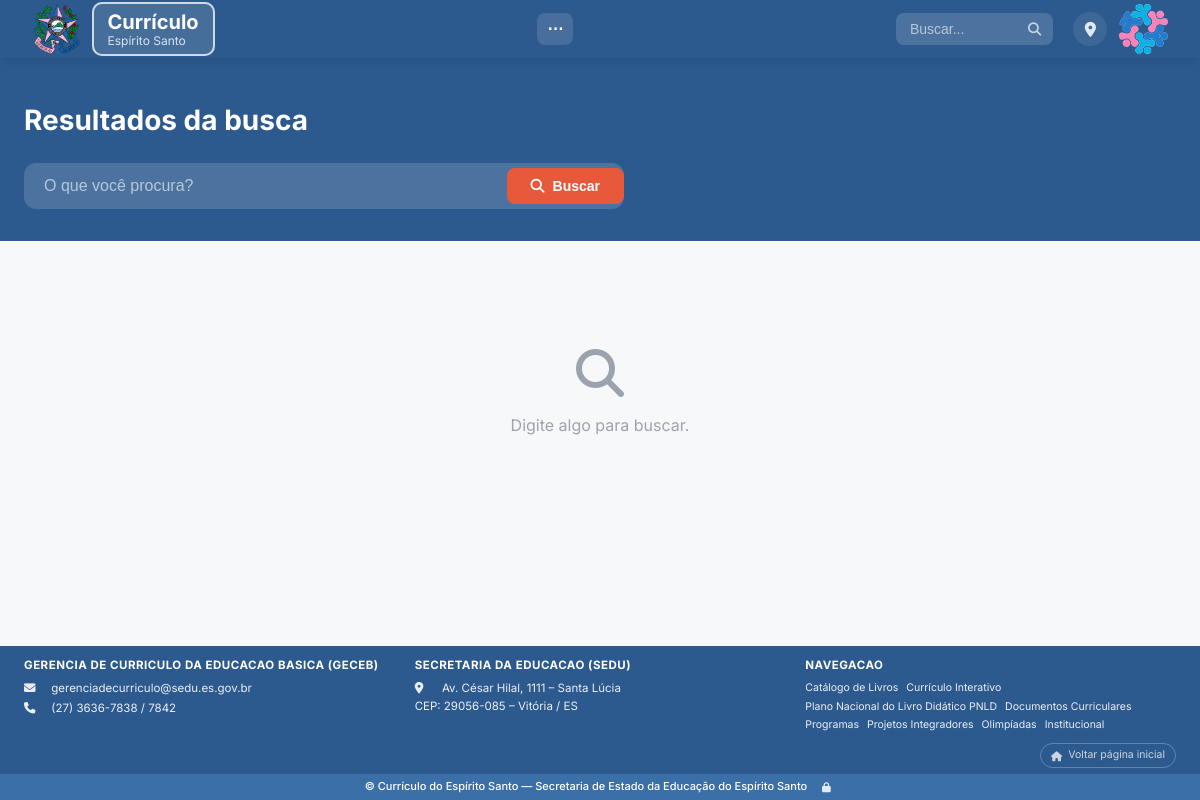
The app's page /busca/, older data.
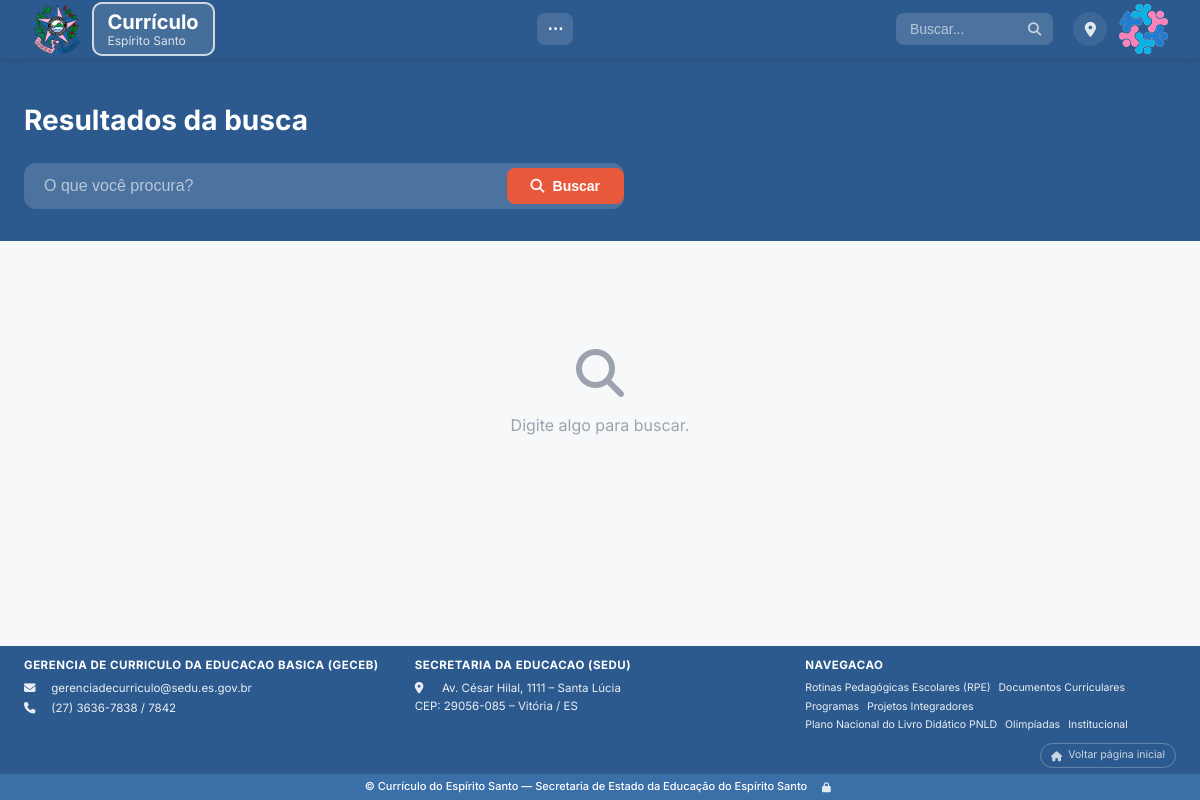
The same page, newer data.
### conteudo/models.py (models this page shows, shortened)
class Categoria(models.Model):
    nome = models.CharField('Nome', max_length=200)
    slug = models.SlugField('URL amigável', max_length=200, unique=True, blank=True)
    descricao = models.TextField('Descrição', blank=True)
    icone = models.CharField(
        'Ícone', max_length=50, blank=True,
        help_text='Nome do ícone (ex: fas fa-book, fas fa-trophy)'
    )
    icone_imagem = models.FileField(
        'Ícone personalizado (imagem)', upload_to='icones_categoria/', blank=True, null=True,
        help_text='Envie uma imagem para usar como ícone deste botão, no lugar do ícone '
                  'automático/Font Awesome. Aceita qualquer formato (PNG, JPG, SVG, ICO, '
                  'WEBP...). Use uma imagem com fundo transparente para não prejudicar a '
                  'estética do botão. A imagem é ajustada automaticamente ao espaço do '
                  'ícone (sem cortar) tanto no botão principal quanto em subbotões. Se '
                  'preenchido, tem prioridade sobre o ícone escolhido.'
    )
    imagem = models.ImageField('Imagem de capa', upload_to='categorias/', blank=True, null=True)
    ordem = models.PositiveIntegerField('Ordem no menu', default=0)
    ativa = models.BooleanField('Ativa', default=True)
    categoria_pai = models.ForeignKey(
        'self', on_delete=models.CASCADE, null=True, blank=True,
        related_name='subcategorias', verbose_name='Categoria pai'
    )
    mostrar_menu_superior = models.BooleanField(
        'Aparecer na barra superior do site', default=False,
        help_text='Se marcado, o botão aparece na barra azul do topo da página '
                  'inicial e na lista "Navegação" do rodapé. Se desmarcado, some '
                  'dessas duas barras (mas a página da categoria continua existindo). '
                  'Vale apenas para botões do nível principal.'
    )
    mostrar_navegue_area = models.BooleanField(
        'Aparecer no "Navegue por área"', default=False,
        help_text='Se marcado, o botão aparece na seção "Navegue por área" da '
                  'página inicial. Se desmarcado, não aparece lá. '
                  'Vale apenas para botões do nível principal.'
    )
    mostrar_area_central = models.BooleanField(
        'Aparecer na área central (ao lado do Currículo Atual)', default=False,
        help_text='Se marcado, o botão aparece centralizado na página inicial, '
                  'ao lado do botão "Currículo Atual". Independente da barra '
                  'superior — pode marcar um, outro, os dois ou nenhum. A ordem '
                  'de exibição usa o mesmo campo "Ordem no menu". '
                  'Vale apenas para botões do nível principal.'
    )
    url_externa = models.URLField(
        'URL / Link de acesso externo', max_length=500, blank=True,
        help_text='Opcional. Se preenchido, ao clicar neste botão o visitante '
                  'será direcionado para este endereço externo em vez de abrir '
                  'a página interna da categoria.'
    )
    mostrar_conteudos_recentes = models.BooleanField(
        'Aparecer em Conteúdos Recentes', default=False,
        help_text='Se marcado, os conteúdos desta categoria poderão aparecer '
                  'automaticamente na área "Conteúdos Recentes" da página inicial.'
    )
    class Meta:
        verbose_name = 'Categoria'
        verbose_name_plural = 'Categorias'
        ordering = ['ordem', 'nome']
    @property
    def link_externo(self):
        url = (self.url_externa or '').strip()
        if not url:
            return ''
        if '://' in url or url.startswith(('mailto:', 'tel:', '//', '#', '/')):
            return url
        return 'https://' + url

### conteudo/views.py (the view, shortened to what this page needs)
# urls.py: path('busca/', views.busca, name='busca'),
def busca(request):
    from .busca_utils import filtrar_por_texto
    query = request.GET.get('q', '').strip()
    resultados = []
    categorias_encontradas = []
    return render(request, 'busca.html', {
        'query': query,
        'resultados': resultados,
        'categorias_encontradas': categorias_encontradas,
    })

### conteudo/context_processors.py (called while the page is built)
def site_config(request):
    return {
        'config': ConfiguracaoSite.get_config(),
        'menu_categorias': Categoria.objects.filter(
            ativa=True, categoria_pai__isnull=True, mostrar_menu_superior=True
        ),
    }

### conteudo/models.py (called while the page is built)
    @classmethod
    def get_config(cls):
        config, _ = cls.objects.get_or_create(pk=1)
        return config

### inteligencia/ua_parser.py (called while the page is built, shortened)
def detectar_dispositivo(ua):
    if not ua:
        return 'desktop'

def detectar_navegador(ua):
    if not ua:
        return 'Outro'

### templates/busca.html (shortened to what this page needs)
{% extends 'base.html' %}
{% block logo_class %}logo-pulse{% endblock %}
{% block content %}
<section class="page-header">
    <div class="container">
        <h1>Resultados da busca</h1>
        <form action="{% url 'conteudo:busca' %}" class="search-form search-form-large">
            <input type="text" name="q" value="{{ query }}" placeholder="O que você procura?" class="search-input" autofocus>
            <button type="submit" class="btn btn-primary"><i class="fas fa-search"></i> Buscar</button>
        </form>
    </div>
</section>
<section class="section">
    <div class="container">
        {% if query %}
            {% if categorias_encontradas %}
            <div class="busca-categorias">
                <h3 class="busca-categorias-titulo"><i class="fas fa-folder-open"></i> Botões e áreas do site</h3>
                <div class="subcategories">
                    {% for cat in categorias_encontradas %}
                    <a href="{% url 'conteudo:categoria' cat.slug %}" class="subcategory-chip">
                        {% if cat.icone_imagem %}<img src="{{ cat.icone_imagem.url }}" alt="" class="icone-personalizado chip-icone-personalizado">
                        {% elif cat.icone %}<i class="{{ cat.icone }}"></i>{% endif %}
                        {{ cat.nome }}
                        {% if cat.categoria_pai %}<span class="chip-pai">em {{ cat.categoria_pai.nome }}</span>{% endif %}
                    </a>
                    {% endfor %}
                </div>
            </div>
            {% endif %}
            {% if resultados %}
            <p class="results-count">{{ resultados|length }} resultado{{ resultados|pluralize }} para "{{ query }}"</p>
            <div class="content-list">
                {% for item in resultados %}
                <a href="{% if item.link_externo %}{{ item.link_externo }}{% else %}{% url 'conteudo:conteudo_detalhe' item.slug %}{% endif %}"
                   class="list-item"
                   {% if item.link_externo %}target="_blank" rel="noopener"{% endif %}>
                    <div class="list-icon{% if item.icone_imagem %} sem-fundo{% endif %}">
                        {% if item.icone_imagem %}<img src="{{ item.icone_imagem.url }}" alt="" class="icone-personalizado">
                        {% else %}<i class="{{ item.icone_criativo }}"></i>{% endif %}
                    </div>
                    <div class="list-info">
                        <h3{% if item.texto_estilo_inline %} style="{{ item.texto_estilo_inline }}"{% endif %}>{{ item.titulo|default:item.get_tipo_display }}</h3>
                        {% if item.resumo %}<p>{{ item.resumo|truncatewords:25 }}</p>{% endif %}
                        <div class="list-meta">
                            {% if item.categoria %}<span>{{ item.categoria.nome }}</span>{% endif %}
                            <span>{{ item.data_publicacao|date:"d/m/Y" }}</span>
                        </div>
                    </div>
                </a>
                {% endfor %}
            </div>
            {% elif not categorias_encontradas %}
            <div class="empty-state">
                <i class="fas fa-search"></i>
                <p>Nenhum resultado encontrado para "{{ query }}".</p>
                <p>Tente buscar com outras palavras.</p>
            </div>
            {% endif %}
        {% else %}
        <div class="empty-state">
            <i class="fas fa-search"></i>
            <p>Digite algo para buscar.</p>
        </div>
        {% endif %}
    </div>
</section>
{% endblock %}

### templates/base.html (shortened to what this page needs)
{% load static %}
<!DOCTYPE html>
<html lang="pt-BR">
<head>
    <link rel="stylesheet" href="https://cdnjs.cloudflare.com/ajax/libs/font-awesome/6.5.1/css/all.min.css">
    <link rel="stylesheet" href="{% static 'css/style.css' %}?v=20260717-1">
</head>
<body>
<header class="header">
    <div class="container header-inner">
        <img src="{% static 'img/brasao-es.png' %}" alt="Brasão do Estado do Espírito Santo" class="header-brasao">
        <a href="{% url 'conteudo:home' %}" class="logo {% block logo_class %}{% endblock %}">
            <div class="logo-text">
                <span class="logo-title">Currículo</span>
                <span class="logo-subtitle">Espírito Santo</span>
            </div>
        </a>
        <nav class="nav">
            <button type="button" class="nav-more" id="navMore" aria-label="Mais categorias" title="Mais categorias">⋯</button>
        </nav>
        <form action="{% url 'conteudo:busca' %}" class="search-form">
            <input type="text" name="q" placeholder="Buscar..." value="{{ query|default:'' }}" class="search-input">
            <button type="submit" class="search-btn"><i class="fas fa-search"></i></button>
        </form>
        {% if config.endereco %}
        <a href="https://www.google.com/maps/search/?api=1&query={{ config.endereco|urlencode }}"
           target="_blank" rel="noopener" class="nav-localizacao"
           title="Ver a localização da SEDU no mapa">
            <i class="fas fa-location-dot"></i>
        </a>
        {% endif %}
        <img src="{% static 'img/gerenciaok.png' %}" alt="GECEB" class="header-geceb">
    </div>
</header>
<main class="main">
    {% block content %}{% endblock %}
</main>
<footer class="footer">
    <div class="container footer-inner">
        <div class="footer-info">
            <h3>{{ config.rodape_col1_titulo|default:"GERÊNCIA DE CURRÍCULO DA EDUCAÇÃO BÁSICA (GECEB)" }}</h3>
            {% if config.rodape_col1_html %}{{ config.rodape_col1_html|safe }}{% else %}
            <p><i class="fas fa-envelope"></i> {{ config.email_contato }}</p>
            <p><i class="fas fa-phone"></i> {{ config.telefone }}</p>
            {% endif %}
        </div>
        <div class="footer-info">
            <h3>{{ config.rodape_col2_titulo|default:"SECRETARIA DA EDUCAÇÃO (SEDU)" }}</h3>
            {% if config.rodape_col2_html %}{{ config.rodape_col2_html|safe }}{% else %}
            <p><i class="fas fa-map-marker-alt"></i> {{ config.endereco|linebreaksbr }}</p>
            {% endif %}
        </div>
        <div class="footer-links">
            <h3>{{ config.rodape_col3_titulo|default:"Navegação" }}</h3>
            {% if config.rodape_col3_html %}{{ config.rodape_col3_html|safe }}{% else %}
            {% for cat in menu_categorias %}
            <a href="{% url 'conteudo:categoria' cat.slug %}">{{ cat.nome }}</a>
            {% endfor %}
            {% endif %}
        </div>
    </div>
    <div class="container footer-voltar-wrap">
        <a href="{% url 'conteudo:home' %}"
           class="footer-voltar-inicio{% if request.path != '/' %} pulse{% endif %}"
           title="Voltar à página inicial">
            <i class="fas fa-house"></i> Voltar página inicial
        </a>
    </div>
    <div class="footer-bottom">
        <div class="container footer-bottom-inner">
            <p>{% if config.rodape_copyright %}{{ config.rodape_copyright }}{% else %}&copy; {{ config.nome_site }} — Secretaria de Estado da Educação do Espírito Santo{% endif %}</p>
            <a href="/admin/" class="admin-access-btn" title="Área administrativa">
                <i class="fas fa-lock"></i>
            </a>
        </div>
    </div>
</footer>
</body>
</html>

Row changes from the older to the newer data that the page shows:
no longer on this page (row edited): Categoria: nome "Catálogo de Livros"
no longer on this page (row edited): Categoria: nome "Currículo Interativo"
now on this page (row edited): Categoria: nome "Rotinas Pedagógicas Escolares (RPE)"
changed Categoria "Plano Nacional do Livro Didático PNLD": moves down the list
